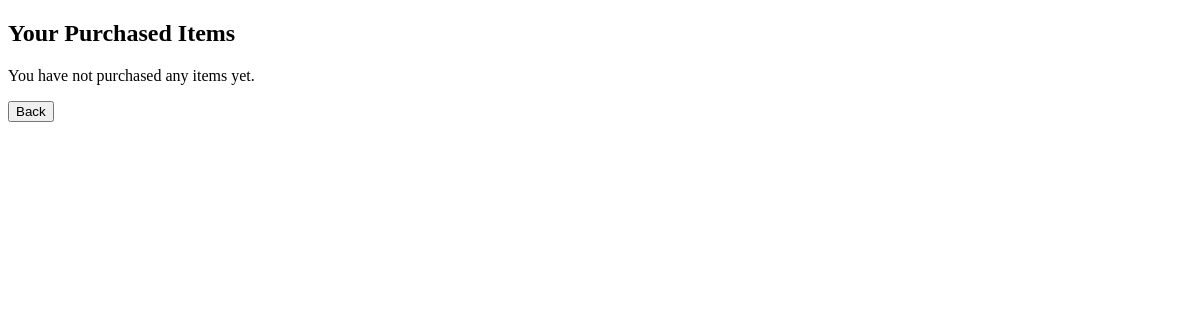
Before: /purchaseditems (signed in) with the older database file.
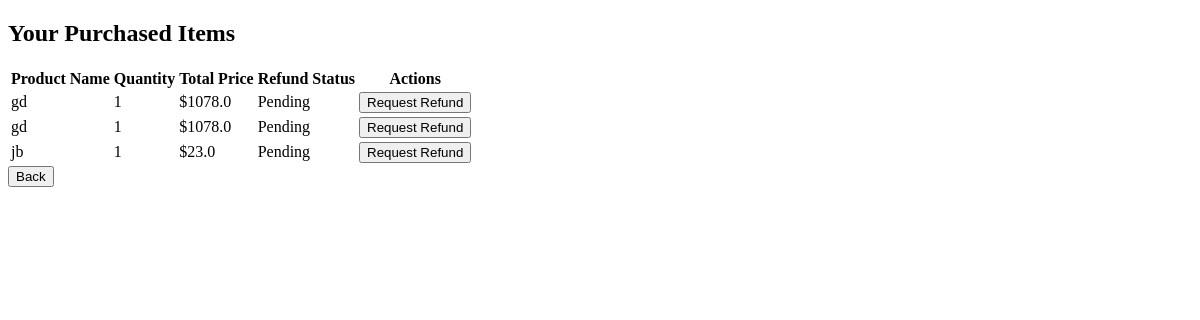
After: the same page with the newer database file.
### main.py (models this page shows)
class Checkout(db.Model):
    id = db.Column(db.Integer, primary_key=True)
    customer_id = db.Column(db.Integer, db.ForeignKey('customer.id'))
    customer = db.relationship('customer', backref=db.backref('purchased_items', lazy=True))
    product_id = db.Column(db.Integer, db.ForeignKey('product.id'), nullable=False)
    product = db.relationship('Product', backref=db.backref('purchased_items', lazy=True))
    totalprice = db.Column(db.Float, nullable=False)
    quantity = db.Column(db.Integer, nullable=False)
    refund_status = db.Column(db.String(50), default="Pending")
    refund_reason = db.Column(db.String(100), nullable=True)

class Product(db.Model):
    id = db.Column(db.Integer, primary_key=True)
    productname = db.Column(db.String(150), nullable=False)
    productprice = db.Column(db.Float, nullable=False)
    productstock = db.Column(db.Integer, nullable=False)
    productpicture = db.Column(db.LargeBinary, nullable=False)
    picture_mimetype = db.Column(db.String(50), nullable=False)

### main.py (the view)
@tandtweb.route('/purchaseditems')
def purchased_items():
    customer_id = session.get('user_id')
    purchased_items = Checkout.query.filter_by(customer_id=customer_id).all()
    return render_template('purchaseditem.html', purchased_items=purchased_items)

### templates/purchaseditem.html (shortened to what this page needs)
<!DOCTYPE html>
<html lang="en">
<head>
</head>
<body>
    <div class="container mt-5">
        <h2>Your Purchased Items</h2>
        {% if purchased_items %}
            <table class="table table-bordered">
                <thead>
                    <tr>
                        <th>Product Name</th>
                        <th>Quantity</th>
                        <th>Total Price</th>
                        <th>Refund Status</th>
                        <th>Actions</th>
                    </tr>
                </thead>
                <tbody>
                    {% for item in purchased_items %}
                    <tr>
                        <td>{{ item.product.productname }}</td>
                        <td>{{ item.quantity }}</td>
                        <td>${{ item.totalprice }}</td>
                        <td>{{ item.refund_status }}</td>
                        <td>
                          {% if item.refund_status == 'Pending' or item.refund_status == 'Refund Rejected' %}
                              <a href="{{ url_for('refund_form', item_id=item.id) }}">
                                  <button type="button">Request Refund</button>
                              </a>
                          {% else %}
                              <button type="button" disabled>Refund Requested</button>
                          {% endif %}
                      </td>
                    </tr>
                    {% endfor %}
                </tbody>
            </table>
        {% else %}
            <p>You have not purchased any items yet.</p>
        {% endif %}
    </div>
    <button type="button" onclick="window.location.href='/customerhome'">Back</button>
</body>
</html>

Changed rows visible on the page:
added Checkout: product.productname "gd", quantity "1", totalprice "1078.0", refund_status "Pending"
added Checkout: product.productname "gd", quantity "1", totalprice "1078.0", refund_status "Pending"
added Checkout: product.productname "jb", quantity "1", totalprice "23.0", refund_status "Pending"
Other visible differences:
text no longer shown: "You have not purchased any items yet."
text now shown: "Product Name Quantity Total Price Refund Status Actions"
